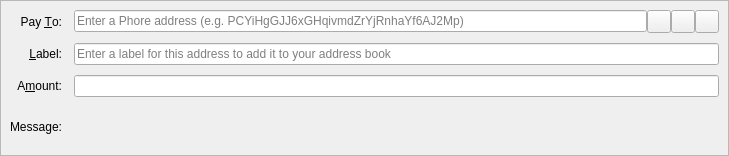
<?xml version="1.0" encoding="UTF-8"?>
<ui version="4.0">
 <class>SendCoinsEntry</class>
 <widget class="QStackedWidget" name="SendCoinsEntry">
  <property name="geometry">
   <rect>
    <x>0</x>
    <y>0</y>
    <width>729</width>
    <height>156</height>
   </rect>
  </property>
  <property name="focusPolicy">
   <enum>Qt::TabFocus</enum>
  </property>
  <property name="autoFillBackground">
   <bool>false</bool>
  </property>
  <widget class="QFrame" name="SendCoins">
   <property name="toolTip">
    <string>This is a normal payment.</string>
   </property>
   <property name="frameShape">
    <enum>QFrame::StyledPanel</enum>
   </property>
   <property name="frameShadow">
    <enum>QFrame::Sunken</enum>
   </property>
   <layout class="QGridLayout" name="gridLayout">
    <property name="horizontalSpacing">
     <number>12</number>
    </property>
    <property name="verticalSpacing">
     <number>10</number>
    </property>
    <item row="0" column="0">
     <widget class="QLabel" name="payToLabel">
      <property name="text">
       <string>Pay &amp;To:</string>
      </property>
      <property name="alignment">
       <set>Qt::AlignRight|Qt::AlignTrailing|Qt::AlignVCenter</set>
      </property>
      <property name="buddy">
       <cstring>payTo</cstring>
      </property>
     </widget>
    </item>
    <item row="0" column="1">
     <layout class="QHBoxLayout" name="payToLayout">
      <property name="spacing">
       <number>0</number>
      </property>
      <item>
       <widget class="QValidatedLineEdit" name="payTo">
        <property name="toolTip">
         <string>The Phore address to send the payment to</string>
        </property>
        <property name="inputMask">
         <string/>
        </property>
        <property name="placeholderText">
         <string>Enter a Phore address (e.g. PCYiHgGJJ6xGHqivmdZrYjRnhaYf6AJ2Mp)</string>
        </property>
       </widget>
      </item>
      <item>
       <widget class="QToolButton" name="addressBookButton">
        <property name="toolTip">
         <string>Choose previously used address</string>
        </property>
        <property name="text">
         <string/>
        </property>
        <property name="icon">
         <iconset resource="../digitalrupee.qrc">
          <normaloff>:/icons/address-book</normaloff>:/icons/address-book</iconset>
        </property>
        <property name="iconSize">
         <size>
          <width>16</width>
          <height>16</height>
         </size>
        </property>
        <property name="shortcut">
         <string>Alt+A</string>
        </property>
       </widget>
      </item>
      <item>
       <widget class="QToolButton" name="pasteButton">
        <property name="toolTip">
         <string>Paste address from clipboard</string>
        </property>
        <property name="text">
         <string/>
        </property>
        <property name="icon">
         <iconset resource="../digitalrupee.qrc">
          <normaloff>:/icons/editpaste</normaloff>:/icons/editpaste</iconset>
        </property>
        <property name="shortcut">
         <string>Alt+P</string>
        </property>
       </widget>
      </item>
      <item>
       <widget class="QToolButton" name="deleteButton">
        <property name="toolTip">
         <string>Remove this entry</string>
        </property>
        <property name="text">
         <string/>
        </property>
        <property name="icon">
         <iconset resource="../digitalrupee.qrc">
          <normaloff>:/icons/remove</normaloff>:/icons/remove</iconset>
        </property>
       </widget>
      </item>
     </layout>
    </item>
    <item row="1" column="0">
     <widget class="QLabel" name="labelLabel">
      <property name="text">
       <string>&amp;Label:</string>
      </property>
      <property name="alignment">
       <set>Qt::AlignRight|Qt::AlignTrailing|Qt::AlignVCenter</set>
      </property>
      <property name="buddy">
       <cstring>addAsLabel</cstring>
      </property>
     </widget>
    </item>
    <item row="1" column="1">
     <widget class="QLineEdit" name="addAsLabel">
      <property name="toolTip">
       <string>Enter a label for this address to add it to the list of used addresses</string>
      </property>
      <property name="inputMask">
       <string/>
      </property>
      <property name="placeholderText">
       <string>Enter a label for this address to add it to your address book</string>
      </property>
     </widget>
    </item>
    <item row="2" column="0">
     <widget class="QLabel" name="amountLabel">
      <property name="text">
       <string>A&amp;mount:</string>
      </property>
      <property name="alignment">
       <set>Qt::AlignRight|Qt::AlignTrailing|Qt::AlignVCenter</set>
      </property>
      <property name="buddy">
       <cstring>payAmount</cstring>
      </property>
     </widget>
    </item>
    <item row="2" column="1">
     <widget class="BitcoinAmountField" name="payAmount"/>
    </item>
    <item row="3" column="0">
     <widget class="QLabel" name="messageLabel">
      <property name="text">
       <string>Message:</string>
      </property>
      <property name="alignment">
       <set>Qt::AlignRight|Qt::AlignTrailing|Qt::AlignVCenter</set>
      </property>
     </widget>
    </item>
    <item row="3" column="1">
     <widget class="QLabel" name="messageTextLabel">
      <property name="toolTip">
       <string>A message that was attached to the Phore: URI which will be stored with the transaction for your reference. Note: This message will not be sent over the Phore network.</string>
      </property>
      <property name="textFormat">
       <enum>Qt::PlainText</enum>
      </property>
     </widget>
    </item>
   </layout>
  </widget>
  <widget class="QFrame" name="SendCoins_InsecurePaymentRequest">
   <property name="palette">
    <palette>
     <active>
      <colorrole role="WindowText">
       <brush brushstyle="SolidPattern">
        <color alpha="255">
         <red>0</red>
         <green>0</green>
         <blue>0</blue>
        </color>
       </brush>
      </colorrole>
      <colorrole role="Button">
       <brush brushstyle="SolidPattern">
        <color alpha="255">
         <red>255</red>
         <green>255</green>
         <blue>127</blue>
        </color>
       </brush>
      </colorrole>
      <colorrole role="Light">
       <brush brushstyle="SolidPattern">
        <color alpha="255">
         <red>255</red>
         <green>255</green>
         <blue>255</blue>
        </color>
       </brush>
      </colorrole>
      <colorrole role="Midlight">
       <brush brushstyle="SolidPattern">
        <color alpha="255">
         <red>255</red>
         <green>255</green>
         <blue>191</blue>
        </color>
       </brush>
      </colorrole>
      <colorrole role="Dark">
       <brush brushstyle="SolidPattern">
        <color alpha="255">
         <red>127</red>
         <green>127</green>
         <blue>63</blue>
        </color>
       </brush>
      </colorrole>
      <colorrole role="Mid">
       <brush brushstyle="SolidPattern">
        <color alpha="255">
         <red>170</red>
         <green>170</green>
         <blue>84</blue>
        </color>
       </brush>
      </colorrole>
      <colorrole role="Text">
       <brush brushstyle="SolidPattern">
        <color alpha="255">
         <red>0</red>
         <green>0</green>
         <blue>0</blue>
        </color>
       </brush>
      </colorrole>
      <colorrole role="BrightText">
       <brush brushstyle="SolidPattern">
        <color alpha="255">
         <red>255</red>
         <green>255</green>
         <blue>255</blue>
        </color>
       </brush>
      </colorrole>
      <colorrole role="ButtonText">
       <brush brushstyle="SolidPattern">
        <color alpha="255">
         <red>0</red>
         <green>0</green>
         <blue>0</blue>
        </color>
       </brush>
      </colorrole>
      <colorrole role="Base">
       <brush brushstyle="SolidPattern">
        <color alpha="255">
         <red>255</red>
         <green>255</green>
         <blue>255</blue>
        </color>
       </brush>
      </colorrole>
      <colorrole role="Window">
       <brush brushstyle="SolidPattern">
        <color alpha="255">
         <red>255</red>
         <green>255</green>
         <blue>127</blue>
        </color>
       </brush>
      </colorrole>
      <colorrole role="Shadow">
       <brush brushstyle="SolidPattern">
        <color alpha="255">
         <red>0</red>
         <green>0</green>
         <blue>0</blue>
        </color>
       </brush>
      </colorrole>
      <colorrole role="AlternateBase">
       <brush brushstyle="SolidPattern">
        <color alpha="255">
         <red>255</red>
         <green>255</green>
         <blue>191</blue>
        </color>
       </brush>
      </colorrole>
      <colorrole role="ToolTipBase">
       <brush brushstyle="SolidPattern">
        <color alpha="255">
         <red>255</red>
         <green>255</green>
         <blue>220</blue>
        </color>
       </brush>
      </colorrole>
      <colorrole role="ToolTipText">
       <brush brushstyle="SolidPattern">
        <color alpha="255">
         <red>0</red>
         <green>0</green>
         <blue>0</blue>
        </color>
       </brush>
      </colorrole>
     </active>
     <inactive>
      <colorrole role="WindowText">
       <brush brushstyle="SolidPattern">
        <color alpha="255">
         <red>0</red>
         <green>0</green>
         <blue>0</blue>
        </color>
       </brush>
      </colorrole>
      <colorrole role="Button">
       <brush brushstyle="SolidPattern">
        <color alpha="255">
         <red>255</red>
         <green>255</green>
         <blue>127</blue>
        </color>
       </brush>
      </colorrole>
      <colorrole role="Light">
       <brush brushstyle="SolidPattern">
        <color alpha="255">
         <red>255</red>
         <green>255</green>
         <blue>255</blue>
        </color>
       </brush>
      </colorrole>
      <colorrole role="Midlight">
       <brush brushstyle="SolidPattern">
        <color alpha="255">
         <red>255</red>
         <green>255</green>
         <blue>191</blue>
        </color>
       </brush>
      </colorrole>
      <colorrole role="Dark">
       <brush brushstyle="SolidPattern">
        <color alpha="255">
         <red>127</red>
         <green>127</green>
         <blue>63</blue>
        </color>
       </brush>
      </colorrole>
      <colorrole role="Mid">
       <brush brushstyle="SolidPattern">
        <color alpha="255">
         <red>170</red>
         <green>170</green>
         <blue>84</blue>
        </color>
       </brush>
      </colorrole>
      <colorrole role="Text">
       <brush brushstyle="SolidPattern">
        <color alpha="255">
         <red>0</red>
         <green>0</green>
         <blue>0</blue>
        </color>
       </brush>
      </colorrole>
      <colorrole role="BrightText">
       <brush brushstyle="SolidPattern">
        <color alpha="255">
         <red>255</red>
         <green>255</green>
         <blue>255</blue>
        </color>
       </brush>
      </colorrole>
      <colorrole role="ButtonText">
       <brush brushstyle="SolidPattern">
        <color alpha="255">
         <red>0</red>
         <green>0</green>
         <blue>0</blue>
        </color>
       </brush>
      </colorrole>
      <colorrole role="Base">
       <brush brushstyle="SolidPattern">
        <color alpha="255">
         <red>255</red>
         <green>255</green>
         <blue>255</blue>
        </color>
       </brush>
      </colorrole>
      <colorrole role="Window">
       <brush brushstyle="SolidPattern">
        <color alpha="255">
         <red>255</red>
         <green>255</green>
         <blue>127</blue>
        </color>
       </brush>
      </colorrole>
      <colorrole role="Shadow">
       <brush brushstyle="SolidPattern">
        <color alpha="255">
         <red>0</red>
         <green>0</green>
         <blue>0</blue>
        </color>
       </brush>
      </colorrole>
      <colorrole role="AlternateBase">
       <brush brushstyle="SolidPattern">
        <color alpha="255">
         <red>255</red>
         <green>255</green>
         <blue>191</blue>
        </color>
       </brush>
      </colorrole>
      <colorrole role="ToolTipBase">
       <brush brushstyle="SolidPattern">
        <color alpha="255">
         <red>255</red>
         <green>255</green>
         <blue>220</blue>
        </color>
       </brush>
      </colorrole>
      <colorrole role="ToolTipText">
       <brush brushstyle="SolidPattern">
        <color alpha="255">
         <red>0</red>
         <green>0</green>
         <blue>0</blue>
        </color>
       </brush>
      </colorrole>
     </inactive>
     <disabled>
      <colorrole role="WindowText">
       <brush brushstyle="SolidPattern">
        <color alpha="255">
         <red>127</red>
         <green>127</green>
         <blue>63</blue>
        </color>
       </brush>
      </colorrole>
      <colorrole role="Button">
       <brush brushstyle="SolidPattern">
        <color alpha="255">
         <red>255</red>
         <green>255</green>
         <blue>127</blue>
        </color>
       </brush>
      </colorrole>
      <colorrole role="Light">
       <brush brushstyle="SolidPattern">
        <color alpha="255">
         <red>255</red>
         <green>255</green>
         <blue>255</blue>
        </color>
       </brush>
      </colorrole>
      <colorrole role="Midlight">
       <brush brushstyle="SolidPattern">
        <color alpha="255">
         <red>255</red>
         <green>255</green>
         <blue>191</blue>
        </color>
       </brush>
      </colorrole>
      <colorrole role="Dark">
       <brush brushstyle="SolidPattern">
        <color alpha="255">
         <red>127</red>
         <green>127</green>
         <blue>63</blue>
        </color>
       </brush>
      </colorrole>
      <colorrole role="Mid">
       <brush brushstyle="SolidPattern">
        <color alpha="255">
         <red>170</red>
         <green>170</green>
         <blue>84</blue>
        </color>
       </brush>
      </colorrole>
      <colorrole role="Text">
       <brush brushstyle="SolidPattern">
        <color alpha="255">
         <red>127</red>
         <green>127</green>
         <blue>63</blue>
        </color>
       </brush>
      </colorrole>
      <colorrole role="BrightText">
       <brush brushstyle="SolidPattern">
        <color alpha="255">
         <red>255</red>
         <green>255</green>
         <blue>255</blue>
        </color>
       </brush>
      </colorrole>
      <colorrole role="ButtonText">
       <brush brushstyle="SolidPattern">
        <color alpha="255">
         <red>127</red>
         <green>127</green>
         <blue>63</blue>
        </color>
       </brush>
      </colorrole>
      <colorrole role="Base">
       <brush brushstyle="SolidPattern">
        <color alpha="255">
         <red>255</red>
         <green>255</green>
         <blue>127</blue>
        </color>
       </brush>
      </colorrole>
      <colorrole role="Window">
       <brush brushstyle="SolidPattern">
        <color alpha="255">
         <red>255</red>
         <green>255</green>
         <blue>127</blue>
        </color>
       </brush>
      </colorrole>
      <colorrole role="Shadow">
       <brush brushstyle="SolidPattern">
        <color alpha="255">
         <red>0</red>
         <green>0</green>
         <blue>0</blue>
        </color>
       </brush>
      </colorrole>
      <colorrole role="AlternateBase">
       <brush brushstyle="SolidPattern">
        <color alpha="255">
         <red>255</red>
         <green>255</green>
         <blue>127</blue>
        </color>
       </brush>
      </colorrole>
      <colorrole role="ToolTipBase">
       <brush brushstyle="SolidPattern">
        <color alpha="255">
         <red>255</red>
         <green>255</green>
         <blue>220</blue>
        </color>
       </brush>
      </colorrole>
      <colorrole role="ToolTipText">
       <brush brushstyle="SolidPattern">
        <color alpha="255">
         <red>0</red>
         <green>0</green>
         <blue>0</blue>
        </color>
       </brush>
      </colorrole>
     </disabled>
    </palette>
   </property>
   <property name="toolTip">
    <string>This is an unverified payment request.</string>
   </property>
   <property name="autoFillBackground">
    <bool>true</bool>
   </property>
   <property name="frameShape">
    <enum>QFrame::StyledPanel</enum>
   </property>
   <property name="frameShadow">
    <enum>QFrame::Sunken</enum>
   </property>
   <layout class="QGridLayout" name="gridLayout_is">
    <property name="spacing">
     <number>12</number>
    </property>
    <item row="0" column="0">
     <widget class="QLabel" name="payToLabel_is">
      <property name="text">
       <string>Pay To:</string>
      </property>
      <property name="alignment">
       <set>Qt::AlignRight|Qt::AlignTrailing|Qt::AlignVCenter</set>
      </property>
     </widget>
    </item>
    <item row="0" column="1">
     <layout class="QHBoxLayout" name="payToLayout_is">
      <property name="spacing">
       <number>0</number>
      </property>
      <item>
       <widget class="QLabel" name="payTo_is"/>
      </item>
      <item>
       <widget class="QToolButton" name="deleteButton_is">
        <property name="toolTip">
         <string>Remove this entry</string>
        </property>
        <property name="text">
         <string/>
        </property>
        <property name="icon">
         <iconset resource="../digitalrupee.qrc">
          <normaloff>:/icons/remove</normaloff>:/icons/remove</iconset>
        </property>
       </widget>
      </item>
     </layout>
    </item>
    <item row="1" column="0">
     <widget class="QLabel" name="memoLabel_is">
      <property name="text">
       <string>Memo:</string>
      </property>
      <property name="alignment">
       <set>Qt::AlignRight|Qt::AlignTrailing|Qt::AlignVCenter</set>
      </property>
     </widget>
    </item>
    <item row="1" column="1">
     <widget class="QLabel" name="memoTextLabel_is">
      <property name="textFormat">
       <enum>Qt::PlainText</enum>
      </property>
     </widget>
    </item>
    <item row="2" column="0">
     <widget class="QLabel" name="amountLabel_is">
      <property name="text">
       <string>A&amp;mount:</string>
      </property>
      <property name="alignment">
       <set>Qt::AlignRight|Qt::AlignTrailing|Qt::AlignVCenter</set>
      </property>
      <property name="buddy">
       <cstring>payAmount_is</cstring>
      </property>
     </widget>
    </item>
    <item row="2" column="1">
     <widget class="BitcoinAmountField" name="payAmount_is">
      <property name="acceptDrops">
       <bool>false</bool>
      </property>
     </widget>
    </item>
   </layout>
  </widget>
  <widget class="QFrame" name="SendCoins_SecurePaymentRequest">
   <property name="palette">
    <palette>
     <active>
      <colorrole role="WindowText">
       <brush brushstyle="SolidPattern">
        <color alpha="255">
         <red>0</red>
         <green>0</green>
         <blue>0</blue>
        </color>
       </brush>
      </colorrole>
      <colorrole role="Button">
       <brush brushstyle="SolidPattern">
        <color alpha="255">
         <red>140</red>
         <green>232</green>
         <blue>119</blue>
        </color>
       </brush>
      </colorrole>
      <colorrole role="Light">
       <brush brushstyle="SolidPattern">
        <color alpha="255">
         <red>230</red>
         <green>255</green>
         <blue>224</blue>
        </color>
       </brush>
      </colorrole>
      <colorrole role="Midlight">
       <brush brushstyle="SolidPattern">
        <color alpha="255">
         <red>185</red>
         <green>243</green>
         <blue>171</blue>
        </color>
       </brush>
      </colorrole>
      <colorrole role="Dark">
       <brush brushstyle="SolidPattern">
        <color alpha="255">
         <red>70</red>
         <green>116</green>
         <blue>59</blue>
        </color>
       </brush>
      </colorrole>
      <colorrole role="Mid">
       <brush brushstyle="SolidPattern">
        <color alpha="255">
         <red>93</red>
         <green>155</green>
         <blue>79</blue>
        </color>
       </brush>
      </colorrole>
      <colorrole role="Text">
       <brush brushstyle="SolidPattern">
        <color alpha="255">
         <red>0</red>
         <green>0</green>
         <blue>0</blue>
        </color>
       </brush>
      </colorrole>
      <colorrole role="BrightText">
       <brush brushstyle="SolidPattern">
        <color alpha="255">
         <red>155</red>
         <green>255</green>
         <blue>147</blue>
        </color>
       </brush>
      </colorrole>
      <colorrole role="ButtonText">
       <brush brushstyle="SolidPattern">
        <color alpha="255">
         <red>0</red>
         <green>0</green>
         <blue>0</blue>
        </color>
       </brush>
      </colorrole>
      <colorrole role="Base">
       <brush brushstyle="SolidPattern">
        <color alpha="255">
         <red>119</red>
         <green>255</green>
         <blue>233</blue>
        </color>
       </brush>
      </colorrole>
      <colorrole role="Window">
       <brush brushstyle="SolidPattern">
        <color alpha="255">
         <red>140</red>
         <green>232</green>
         <blue>119</blue>
        </color>
       </brush>
      </colorrole>
      <colorrole role="Shadow">
       <brush brushstyle="SolidPattern">
        <color alpha="255">
         <red>0</red>
         <green>0</green>
         <blue>0</blue>
        </color>
       </brush>
      </colorrole>
      <colorrole role="AlternateBase">
       <brush brushstyle="SolidPattern">
        <color alpha="255">
         <red>197</red>
         <green>243</green>
         <blue>187</blue>
        </color>
       </brush>
      </colorrole>
      <colorrole role="NoRole">
       <brush brushstyle="SolidPattern">
        <color alpha="255">
         <red>125</red>
         <green>194</green>
         <blue>122</blue>
        </color>
       </brush>
      </colorrole>
      <colorrole role="ToolTipBase">
       <brush brushstyle="SolidPattern">
        <color alpha="255">
         <red>255</red>
         <green>255</green>
         <blue>220</blue>
        </color>
       </brush>
      </colorrole>
      <colorrole role="ToolTipText">
       <brush brushstyle="SolidPattern">
        <color alpha="255">
         <red>0</red>
         <green>0</green>
         <blue>0</blue>
        </color>
       </brush>
      </colorrole>
     </active>
     <inactive>
      <colorrole role="WindowText">
       <brush brushstyle="SolidPattern">
        <color alpha="255">
         <red>0</red>
         <green>0</green>
         <blue>0</blue>
        </color>
       </brush>
      </colorrole>
      <colorrole role="Button">
       <brush brushstyle="SolidPattern">
        <color alpha="255">
         <red>140</red>
         <green>232</green>
         <blue>119</blue>
        </color>
       </brush>
      </colorrole>
      <colorrole role="Light">
       <brush brushstyle="SolidPattern">
        <color alpha="255">
         <red>230</red>
         <green>255</green>
         <blue>224</blue>
        </color>
       </brush>
      </colorrole>
      <colorrole role="Midlight">
       <brush brushstyle="SolidPattern">
        <color alpha="255">
         <red>185</red>
         <green>243</green>
         <blue>171</blue>
        </color>
       </brush>
      </colorrole>
      <colorrole role="Dark">
       <brush brushstyle="SolidPattern">
        <color alpha="255">
         <red>70</red>
         <green>116</green>
         <blue>59</blue>
        </color>
       </brush>
      </colorrole>
      <colorrole role="Mid">
       <brush brushstyle="SolidPattern">
        <color alpha="255">
         <red>93</red>
         <green>155</green>
         <blue>79</blue>
        </color>
       </brush>
      </colorrole>
      <colorrole role="Text">
       <brush brushstyle="SolidPattern">
        <color alpha="255">
         <red>0</red>
         <green>0</green>
         <blue>0</blue>
        </color>
       </brush>
      </colorrole>
      <colorrole role="BrightText">
       <brush brushstyle="SolidPattern">
        <color alpha="255">
         <red>155</red>
         <green>255</green>
         <blue>147</blue>
        </color>
       </brush>
      </colorrole>
      <colorrole role="ButtonText">
       <brush brushstyle="SolidPattern">
        <color alpha="255">
         <red>0</red>
         <green>0</green>
         <blue>0</blue>
        </color>
       </brush>
      </colorrole>
      <colorrole role="Base">
       <brush brushstyle="SolidPattern">
        <color alpha="255">
         <red>119</red>
         <green>255</green>
         <blue>233</blue>
        </color>
       </brush>
      </colorrole>
      <colorrole role="Window">
       <brush brushstyle="SolidPattern">
        <color alpha="255">
         <red>140</red>
         <green>232</green>
         <blue>119</blue>
        </color>
       </brush>
      </colorrole>
      <colorrole role="Shadow">
       <brush brushstyle="SolidPattern">
        <color alpha="255">
         <red>0</red>
         <green>0</green>
         <blue>0</blue>
        </color>
       </brush>
      </colorrole>
      <colorrole role="AlternateBase">
       <brush brushstyle="SolidPattern">
        <color alpha="255">
         <red>197</red>
         <green>243</green>
         <blue>187</blue>
        </color>
       </brush>
      </colorrole>
      <colorrole role="NoRole">
       <brush brushstyle="SolidPattern">
        <color alpha="255">
         <red>125</red>
         <green>194</green>
         <blue>122</blue>
        </color>
       </brush>
      </colorrole>
      <colorrole role="ToolTipBase">
       <brush brushstyle="SolidPattern">
        <color alpha="255">
         <red>255</red>
         <green>255</green>
         <blue>220</blue>
        </color>
       </brush>
      </colorrole>
      <colorrole role="ToolTipText">
       <brush brushstyle="SolidPattern">
        <color alpha="255">
         <red>0</red>
         <green>0</green>
         <blue>0</blue>
        </color>
       </brush>
      </colorrole>
     </inactive>
     <disabled>
      <colorrole role="WindowText">
       <brush brushstyle="SolidPattern">
        <color alpha="255">
         <red>70</red>
         <green>116</green>
         <blue>59</blue>
        </color>
       </brush>
      </colorrole>
      <colorrole role="Button">
       <brush brushstyle="SolidPattern">
        <color alpha="255">
         <red>140</red>
         <green>232</green>
         <blue>119</blue>
        </color>
       </brush>
      </colorrole>
      <colorrole role="Light">
       <brush brushstyle="SolidPattern">
        <color alpha="255">
         <red>230</red>
         <green>255</green>
         <blue>224</blue>
        </color>
       </brush>
      </colorrole>
      <colorrole role="Midlight">
       <brush brushstyle="SolidPattern">
        <color alpha="255">
         <red>185</red>
         <green>243</green>
         <blue>171</blue>
        </color>
       </brush>
      </colorrole>
      <colorrole role="Dark">
       <brush brushstyle="SolidPattern">
        <color alpha="255">
         <red>70</red>
         <green>116</green>
         <blue>59</blue>
        </color>
       </brush>
      </colorrole>
      <colorrole role="Mid">
       <brush brushstyle="SolidPattern">
        <color alpha="255">
         <red>93</red>
         <green>155</green>
         <blue>79</blue>
        </color>
       </brush>
      </colorrole>
      <colorrole role="Text">
       <brush brushstyle="SolidPattern">
        <color alpha="255">
         <red>70</red>
         <green>116</green>
         <blue>59</blue>
        </color>
       </brush>
      </colorrole>
      <colorrole role="BrightText">
       <brush brushstyle="SolidPattern">
        <color alpha="255">
         <red>155</red>
         <green>255</green>
         <blue>147</blue>
        </color>
       </brush>
      </colorrole>
      <colorrole role="ButtonText">
       <brush brushstyle="SolidPattern">
        <color alpha="255">
         <red>70</red>
         <green>116</green>
         <blue>59</blue>
        </color>
       </brush>
      </colorrole>
      <colorrole role="Base">
       <brush brushstyle="SolidPattern">
        <color alpha="255">
         <red>140</red>
         <green>232</green>
         <blue>119</blue>
        </color>
       </brush>
      </colorrole>
      <colorrole role="Window">
       <brush brushstyle="SolidPattern">
        <color alpha="255">
         <red>140</red>
         <green>232</green>
         <blue>119</blue>
        </color>
       </brush>
      </colorrole>
      <colorrole role="Shadow">
       <brush brushstyle="SolidPattern">
        <color alpha="255">
         <red>0</red>
         <green>0</green>
         <blue>0</blue>
        </color>
       </brush>
      </colorrole>
      <colorrole role="AlternateBase">
       <brush brushstyle="SolidPattern">
        <color alpha="255">
         <red>140</red>
         <green>232</green>
         <blue>119</blue>
        </color>
       </brush>
      </colorrole>
      <colorrole role="NoRole">
       <brush brushstyle="SolidPattern">
        <color alpha="255">
         <red>125</red>
         <green>194</green>
         <blue>122</blue>
        </color>
       </brush>
      </colorrole>
      <colorrole role="ToolTipBase">
       <brush brushstyle="SolidPattern">
        <color alpha="255">
         <red>255</red>
         <green>255</green>
         <blue>220</blue>
        </color>
       </brush>
      </colorrole>
      <colorrole role="ToolTipText">
       <brush brushstyle="SolidPattern">
        <color alpha="255">
         <red>0</red>
         <green>0</green>
         <blue>0</blue>
        </color>
       </brush>
      </colorrole>
     </disabled>
    </palette>
   </property>
   <property name="toolTip">
    <string>This is a verified payment request.</string>
   </property>
   <property name="autoFillBackground">
    <bool>true</bool>
   </property>
   <property name="frameShape">
    <enum>QFrame::StyledPanel</enum>
   </property>
   <property name="frameShadow">
    <enum>QFrame::Sunken</enum>
   </property>
   <layout class="QGridLayout" name="gridLayout_s">
    <property name="spacing">
     <number>12</number>
    </property>
    <item row="0" column="0">
     <widget class="QLabel" name="payToLabel_s">
      <property name="text">
       <string>Pay To:</string>
      </property>
      <property name="alignment">
       <set>Qt::AlignRight|Qt::AlignTrailing|Qt::AlignVCenter</set>
      </property>
     </widget>
    </item>
    <item row="0" column="1">
     <layout class="QHBoxLayout" name="payToLayout_s">
      <property name="spacing">
       <number>0</number>
      </property>
      <item>
       <widget class="QLabel" name="payTo_s">
        <property name="textFormat">
         <enum>Qt::PlainText</enum>
        </property>
       </widget>
      </item>
      <item>
       <widget class="QToolButton" name="deleteButton_s">
        <property name="toolTip">
         <string>Remove this entry</string>
        </property>
        <property name="text">
         <string/>
        </property>
        <property name="icon">
         <iconset resource="../digitalrupee.qrc">
          <normaloff>:/icons/remove</normaloff>:/icons/remove</iconset>
        </property>
       </widget>
      </item>
     </layout>
    </item>
    <item row="1" column="0">
     <widget class="QLabel" name="memoLabel_s">
      <property name="text">
       <string>Memo:</string>
      </property>
      <property name="alignment">
       <set>Qt::AlignRight|Qt::AlignTrailing|Qt::AlignVCenter</set>
      </property>
     </widget>
    </item>
    <item row="1" column="1">
     <widget class="QLabel" name="memoTextLabel_s">
      <property name="textFormat">
       <enum>Qt::PlainText</enum>
      </property>
     </widget>
    </item>
    <item row="2" column="0">
     <widget class="QLabel" name="amountLabel_s">
      <property name="text">
       <string>A&amp;mount:</string>
      </property>
      <property name="alignment">
       <set>Qt::AlignRight|Qt::AlignTrailing|Qt::AlignVCenter</set>
      </property>
      <property name="buddy">
       <cstring>payAmount_s</cstring>
      </property>
     </widget>
    </item>
    <item row="2" column="1">
     <widget class="BitcoinAmountField" name="payAmount_s">
      <property name="acceptDrops">
       <bool>false</bool>
      </property>
     </widget>
    </item>
   </layout>
  </widget>
 </widget>
 <customwidgets>
  <customwidget>
   <class>QValidatedLineEdit</class>
   <extends>QLineEdit</extends>
   <header>qvalidatedlineedit.h</header>
  </customwidget>
  <customwidget>
   <class>BitcoinAmountField</class>
   <extends>QLineEdit</extends>
   <header>bitcoinamountfield.h</header>
   <container>1</container>
  </customwidget>
 </customwidgets>
 <tabstops>
  <tabstop>payTo</tabstop>
  <tabstop>addressBookButton</tabstop>
  <tabstop>pasteButton</tabstop>
  <tabstop>deleteButton</tabstop>
  <tabstop>addAsLabel</tabstop>
  <tabstop>payAmount</tabstop>
  <tabstop>payAmount_is</tabstop>
  <tabstop>deleteButton_is</tabstop>
  <tabstop>payAmount_s</tabstop>
  <tabstop>deleteButton_s</tabstop>
 </tabstops>
 <resources>
  <include location="../digitalrupee.qrc"/>
 </resources>
 <connections/>
</ui>
